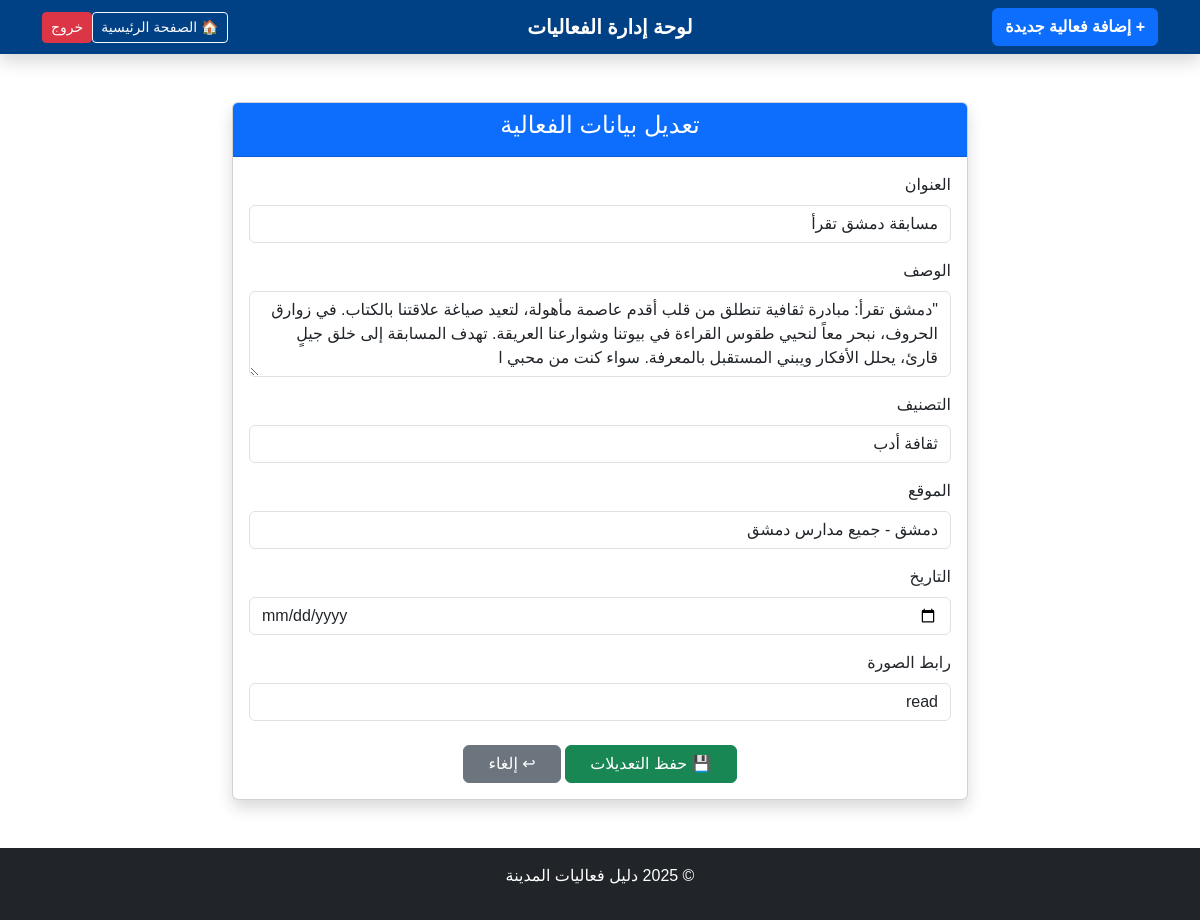
The app's page /Ite_S25_BWP501_C3_ibrahim_294199_C1_heba_242766_C2_taimaa_156860_C_Oula_213054/admin/edit.php?id=2 with its own data.
### tables this page shows
CREATE TABLE `evente` (
  `id` int(20) NOT NULL,
  `title` varchar(100) NOT NULL,
  `description` varchar(250) NOT NULL,
  `category` varchar(70) NOT NULL,
  `location` varchar(70) NOT NULL,
  `event_date` varchar(70) NOT NULL,
  `image` varchar(70) NOT NULL
);

### Ite_S25_BWP501_C3_ibrahim_294199_C1_heba_242766_C2_taimaa_156860_C_Oula_213054/admin/edit.php (the view, shortened to what this page needs)
<?php
$pdo = new PDO('mysql:host=localhost;dbname=active1;charset=utf8mb4','root', '');
?>
<!DOCTYPE html>
<html lang="ar" dir="rtl">
<head>
    <link href="https://cdn.jsdelivr.net/npm/bootstrap@5.3.2/dist/css/bootstrap.min.css" rel="stylesheet">
</head>
<body>
<nav class="navbar navbar-expand-lg navbar-dark shadow" style="background-color: #004085 !important;">
    <div class="container d-flex justify-content-between align-items-center">
        <a href="add.php" class="btn btn-primary fw-bold">+ إضافة فعالية جديدة</a>
        <span class="navbar-brand h3 mb-0 fw-bold">لوحة إدارة الفعاليات</span>
        <div class="d-flex align-items-center">
            <a href="index.php" class="btn btn-outline-light btn-sm me-3">🏠 الصفحة الرئيسية</a>
            <a href="?action=logout" class="btn btn-danger btn-sm">خروج</a>
        </div>
    </div>
</nav>
<div class="container my-5">
<?php
$stmt = $pdo->prepare("SELECT * FROM evente WHERE id = :id");
$stmt->execute([':id' => $_GET['id']]);
$row = $stmt->fetch(PDO::FETCH_ASSOC);
$title = htmlentities($row['title']);
$description = htmlentities($row['description']);
$category = htmlentities($row['category']);
$location = htmlentities($row['location']);
$event_date = htmlentities($row['event_date']);
$image = htmlentities($row['image']);
?>
<div class="row justify-content-center">
    <div class="col-md-8">
        <div class="card shadow">
            <div class="card-header bg-primary text-white text-center">
                <h4>تعديل بيانات الفعالية</h4>
            </div>
            <div class="card-body">
                <form method="post">
                    <div class="mb-3">
                        <label class="form-label">العنوان</label>
                        <input type="text" name="title" class="form-control" value="<?= $title ?>" required>
                    </div>
                    <div class="mb-3">
                        <label class="form-label">الوصف</label>
                        <textarea name="description" class="form-control" rows="3"><?= $description ?></textarea>
                    </div>
                    <div class="mb-3">
                        <label class="form-label">التصنيف</label>
                        <input type="text" name="category" class="form-control" value="<?= $category ?>">
                    </div>
                    <div class="mb-3">
                        <label class="form-label">الموقع</label>
                        <input type="text" name="location" class="form-control" value="<?= $location ?>">
                    </div>
                    <div class="mb-3">
                        <label class="form-label">التاريخ</label>
                        <input type="date" name="event_date" class="form-control" value="<?= $event_date ?>">
                    </div>
                    <div class="mb-3">
                        <label class="form-label">رابط الصورة</label>
                        <input type="text" name="image" class="form-control" value="<?= $image ?>">
                    </div>
                    <div class="text-center mt-4">
                        <button type="submit" class="btn btn-success px-4">💾 حفظ التعديلات</button>
                        <a href="manager.php" class="btn btn-secondary px-4">↩ إلغاء</a>
                    </div>
                </form>
            </div>
        </div>
    </div>
</div>
</div>
<footer class="bg-dark text-white text-center py-3 mt-5">
    <p>© 2025 دليل فعاليات المدينة</p>
</footer>
</body>
</html>

### Ite_S25_BWP501_C3_ibrahim_294199_C1_heba_242766_C2_taimaa_156860_C_Oula_213054/admin/edit.php (style rules this page uses)
body { font-family: 'Cairo', sans-serif; }

### records on screen
evente: title "مسابقة دمشق تقرأ", description "\"دمشق تقرأ: مبادرة ثقافية تنطلق من قلب أقدم عاصمة مأهولة، لتعيد صياغة علاقتنا بالكتاب. في زوارق الحروف، نبحر معاً لنحيي طقوس القراءة في بيوتنا وشوارعنا العريقة. تهدف المسابقة إلى خلق جيلٍ قارئ، يحلل الأفكار ويبني المستقبل بالمعرفة. سواء كنت من محبي ا", category "ثقافة أدب", location "دمشق - جميع مدارس دمشق", image "read"
